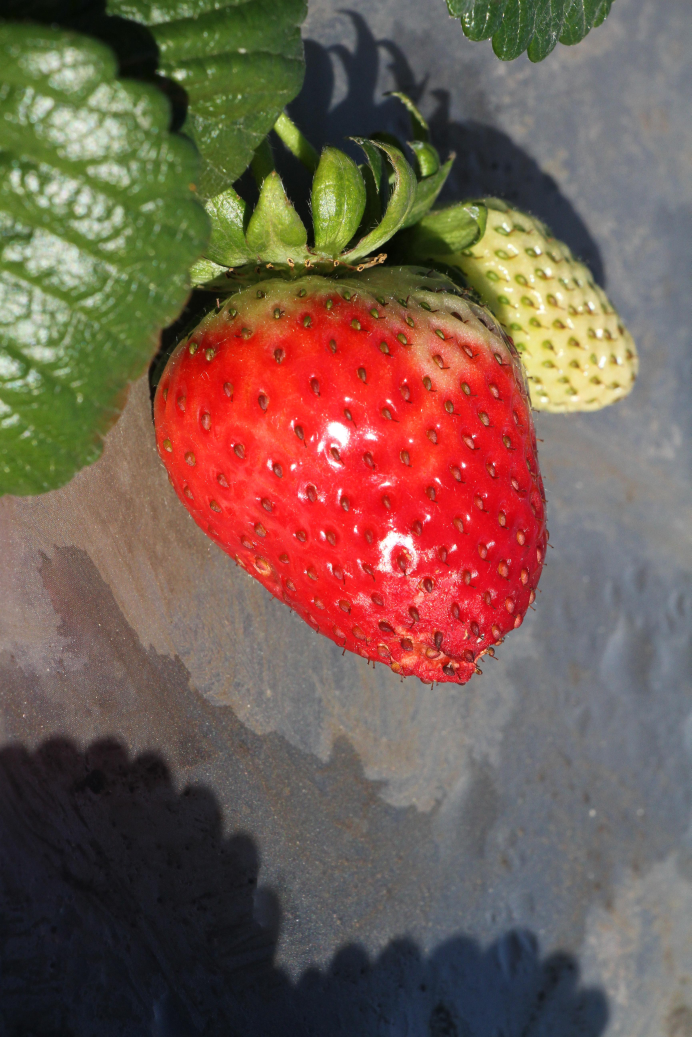
//> input picture src/PartA/s1.JPG, 3456 x 5184 px (shown at 1/5 size)
$ ./kmeans PartA/s1.JPG   (built with g++ and OpenCV 4)
//> lines starting //> are read from the running program, lines starting //| are printed output that depends on the picture; after the words box and inside, x2 and y2 are one past the last pixel; in counts of white or black regions, pixels touching at a corner belong together
#include <opencv2/imgproc.hpp>
#include <opencv2/highgui.hpp>
#include <opencv2/core.hpp>
#include <iostream>
#include <sys/time.h>
#include <sys/resource.h>

using namespace std;
using namespace cv;

/*
 * This program runs kmeans clustering.
 * Generates ane image with random points, then assigns a random number of cluster centers
 * and uses kmeans to move those cluster centers to the correct location. *
 * */

// [61 lines left out: function kmeans_test, not called in this run]

int main(int argc, char** argv) {
   if (argc != 2) {
      cout << "Must enter an image file" << endl;
      return -1;
   }

   Mat src, src_gray, dst;
   src = imread(argv[1], CV_LOAD_IMAGE_COLOR);
//> src is the input picture: 5184 rows x 3456 cols, CV_8UC3; mean B, G, R 80, 92.5, 117.1

   if (!src.data) {
      cout << "Could not read image data" << endl;
      return -1;
   }

   // change to grayscale image
   cvtColor(src, src_gray, CV_BGR2GRAY);
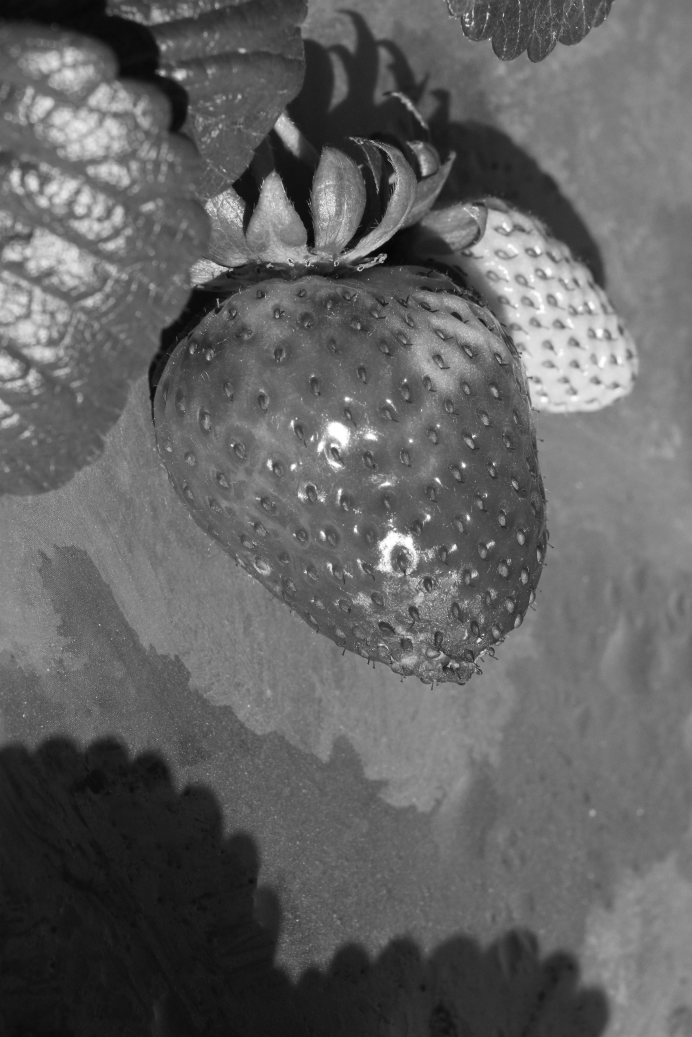
//> src_gray: 5184 rows x 3456 cols, CV_8UC1 (shown at 1/5 size); min 3, max 255, mean 98.4

   // set threshold
   threshold(src_gray, dst, 100, 255, 0);
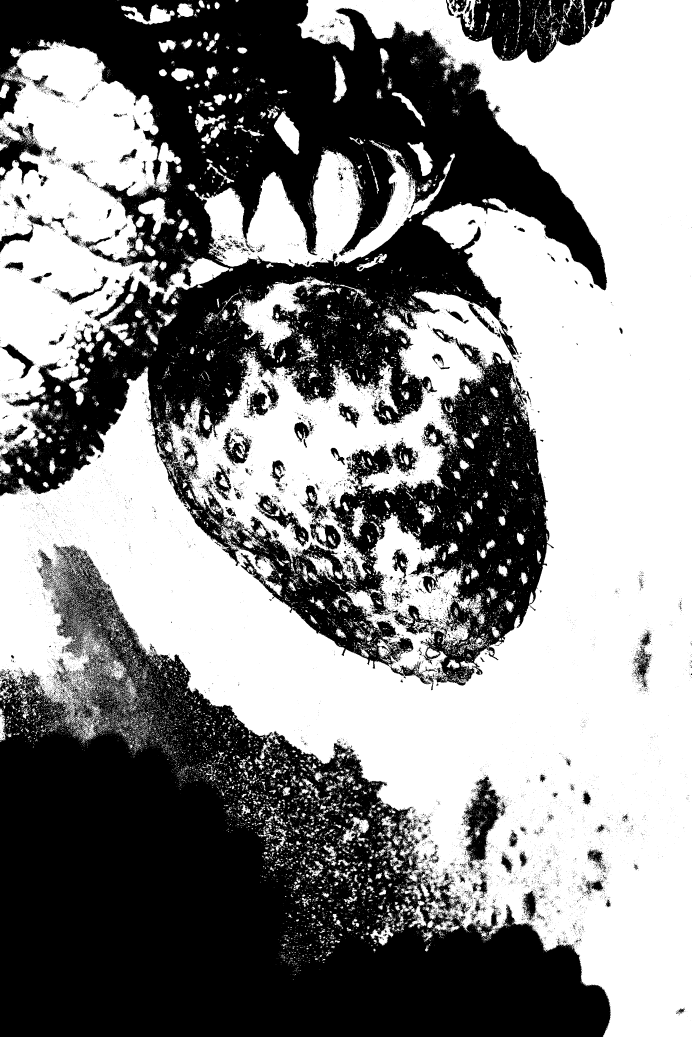
//> dst: 5184 rows x 3456 cols, CV_8UC1 (shown at 1/5 size); 53.7% white; 18240 black regions (17177 under 20 px), largest, box (x1, y1, x2, y2) and area: (0, 0, 3036, 3452) 4062586, (0, 2717, 3055, 5184) 3697514, (2277, 0, 3074, 315) 146503

   // create window and display it
   namedWindow("Threshold Test", CV_WINDOW_AUTOSIZE);
   imshow("Threshold Test", dst);
   waitKey(0);

   return 0;
}

$ run again, on src/PartA/s11.jpg
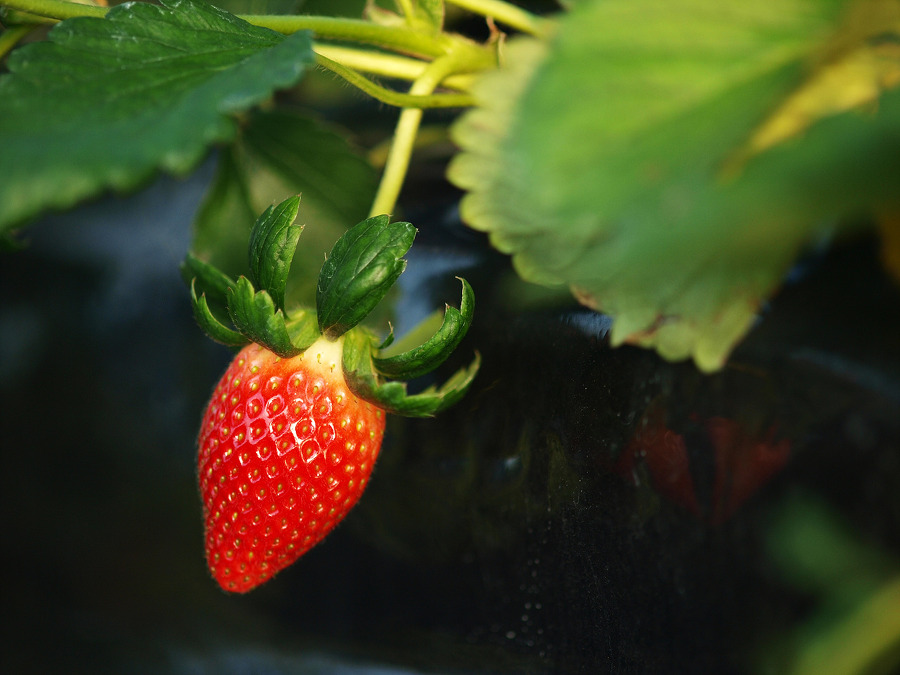
//> input picture src/PartA/s11.jpg, 900 x 675 px
//> src is the input picture: 675 rows x 900 cols, CV_8UC3; mean B, G, R 31.1, 67.2, 61.1
//> `cvtColor(src, src_gray, CV_BGR2GRAY);`:
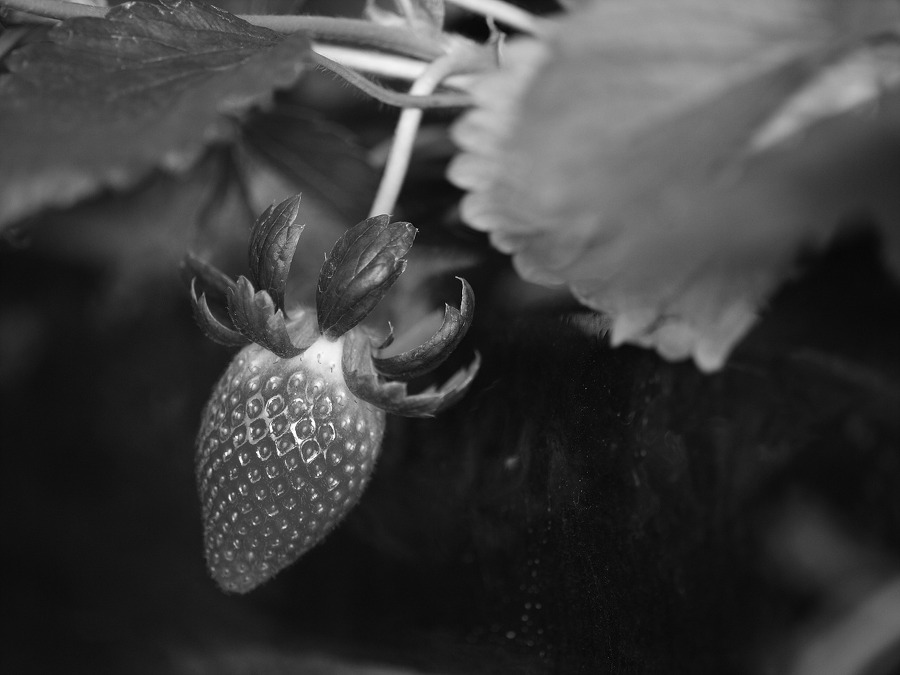
//> src_gray: 675 rows x 900 cols, CV_8UC1; min 0, max 255, mean 61.3
//> `threshold(src_gray, dst, 100, 255, 0);`:
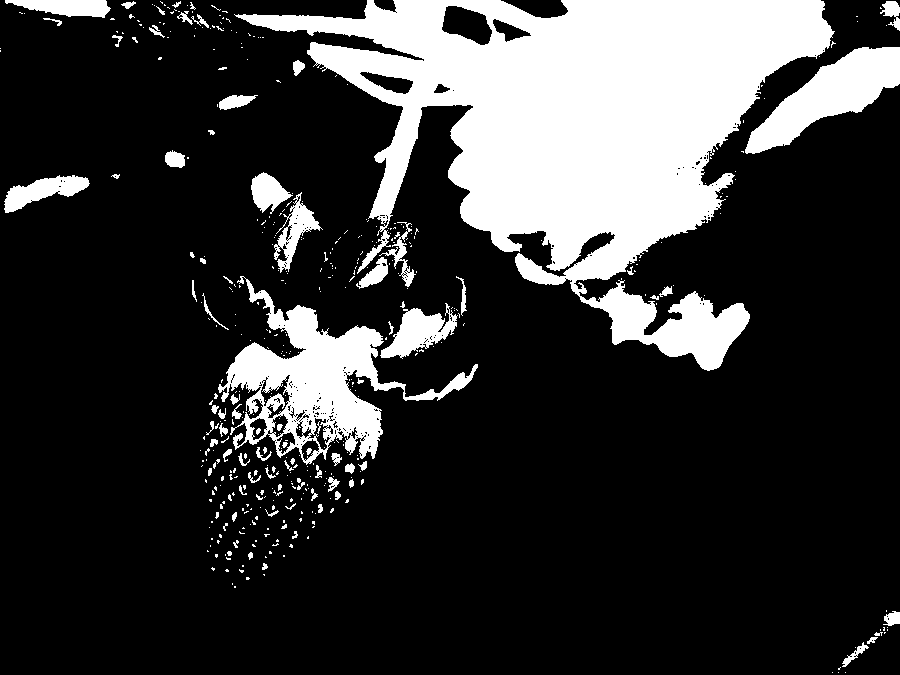
//> dst: 675 rows x 900 cols, CV_8UC1; 21.1% white; 448 white regions (367 under 20 px), largest, box (x1, y1, x2, y2) and area: (234, 0, 835, 371) 93007, (218, 276, 478, 465) 14661, (745, 47, 900, 154) 6942

$ run again, on src/PartA/s12.jpg
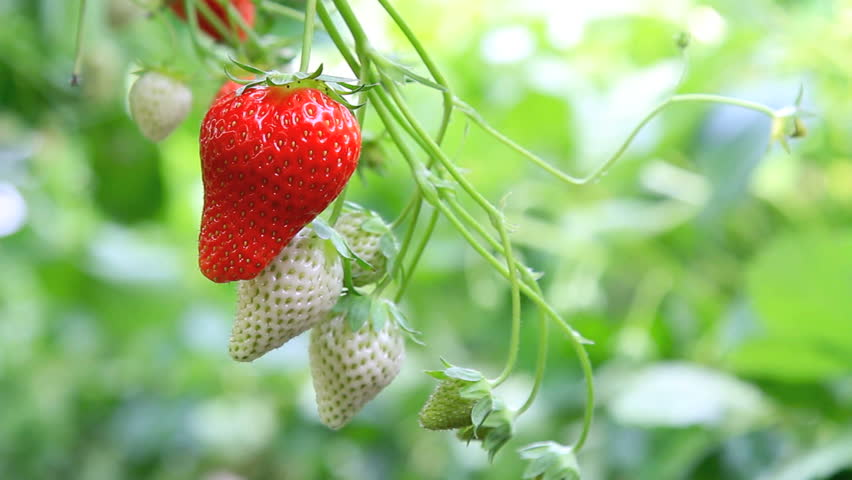
//> input picture src/PartA/s12.jpg, 852 x 480 px
//> src is the input picture: 480 rows x 852 cols, CV_8UC3; mean B, G, R 119.9, 183.8, 151.3
//> `cvtColor(src, src_gray, CV_BGR2GRAY);`:
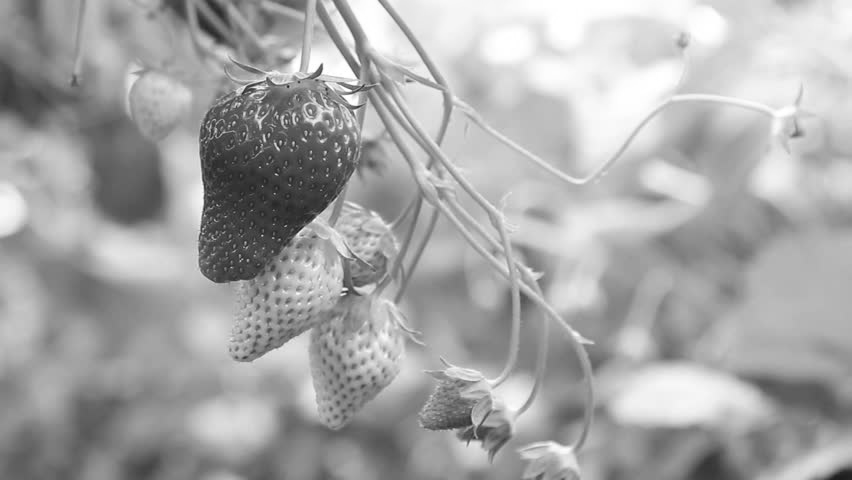
//> src_gray: 480 rows x 852 cols, CV_8UC1; min 28, max 255, mean 166.7
//> `threshold(src_gray, dst, 100, 255, 0);`:
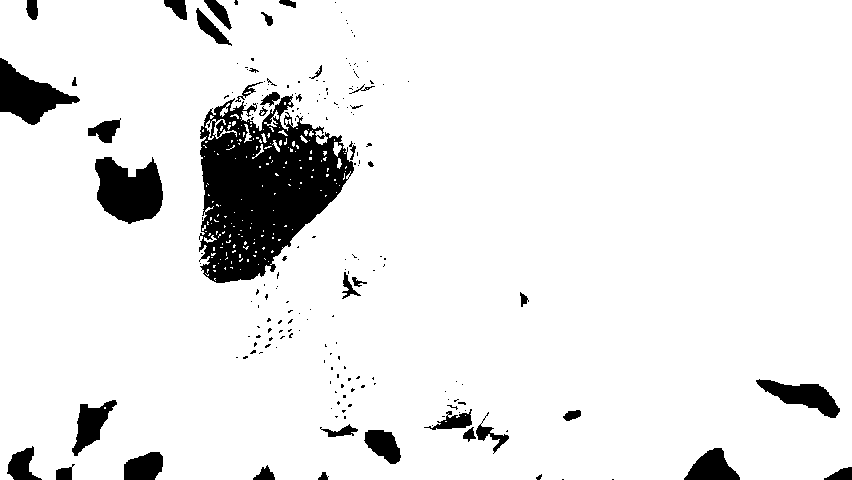
//> dst: 480 rows x 852 cols, CV_8UC1; 91.6% white; 192 black regions (152 under 20 px), largest, box (x1, y1, x2, y2) and area: (199, 94, 354, 283) 17309, (95, 157, 163, 224) 3268, (0, 58, 80, 125) 2499

$ run again, on src/PartA/s13.jpg
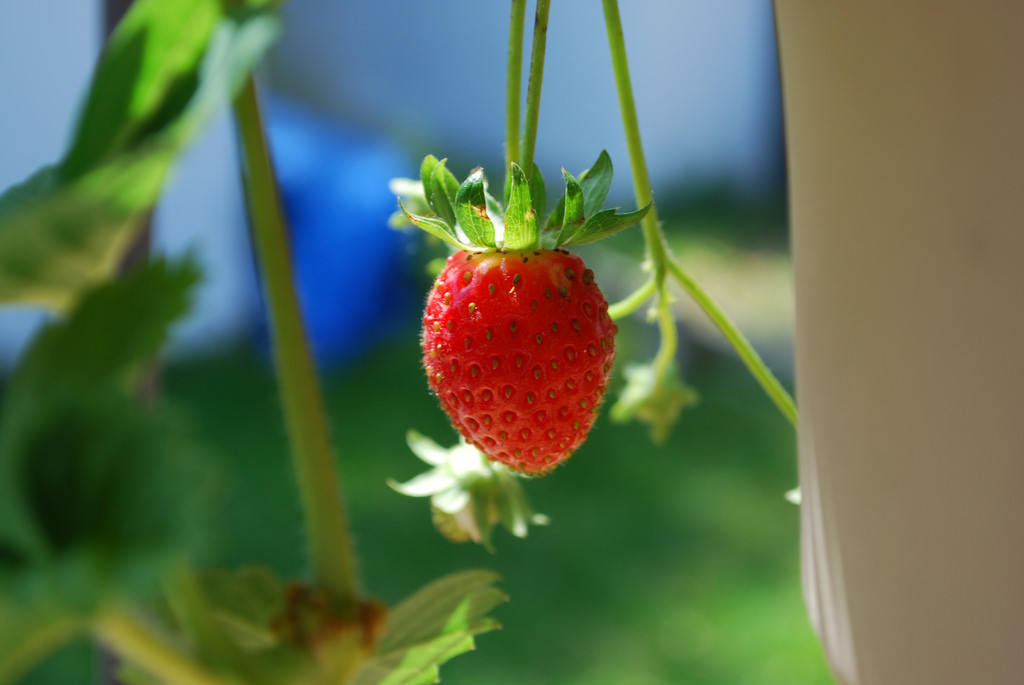
//> input picture src/PartA/s13.jpg, 1024 x 685 px
//> src is the input picture: 685 rows x 1024 cols, CV_8UC3; mean B, G, R 80.7, 110.5, 92.9
//> `cvtColor(src, src_gray, CV_BGR2GRAY);`:
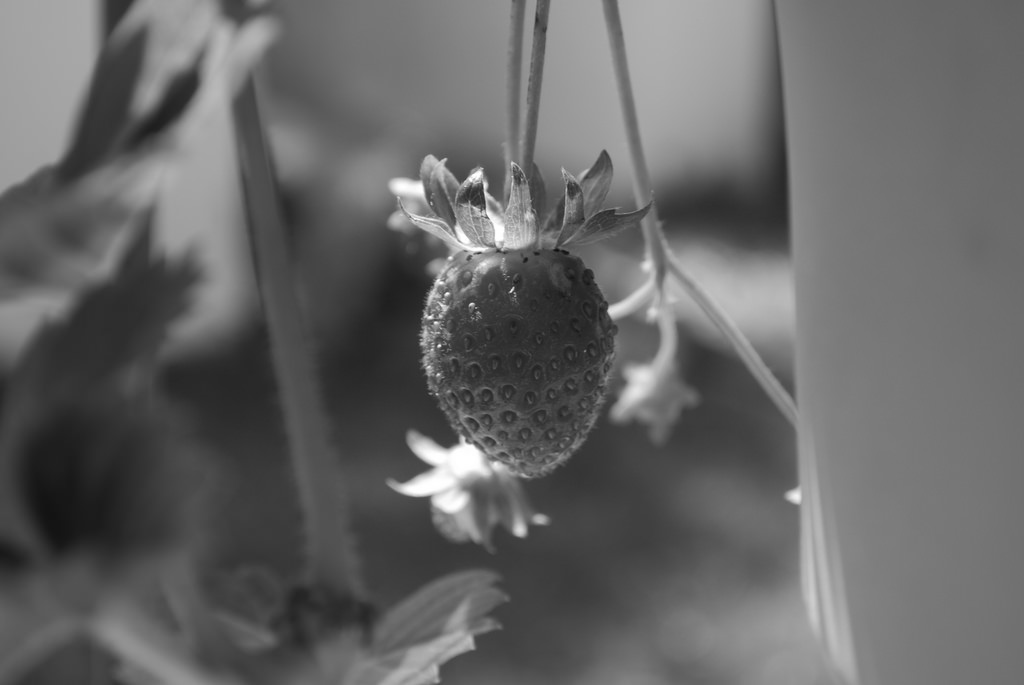
//> src_gray: 685 rows x 1024 cols, CV_8UC1; min 12, max 255, mean 101.8
//> `threshold(src_gray, dst, 100, 255, 0);`:
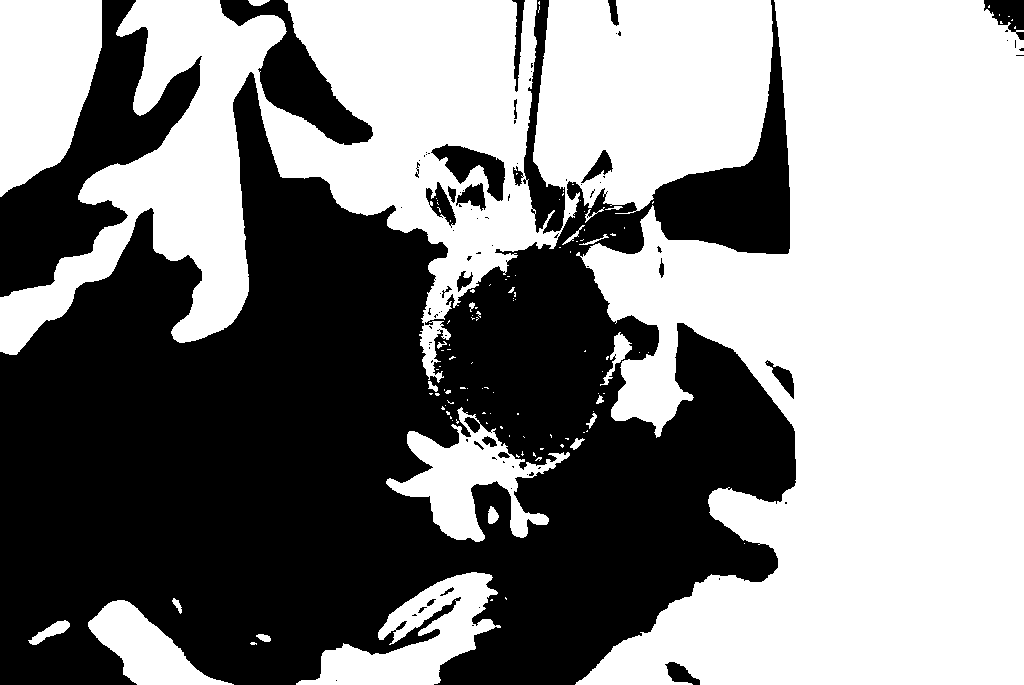
//> dst: 685 rows x 1024 cols, CV_8UC1; 53.6% white; 89 black regions (63 under 20 px), largest, box (x1, y1, x2, y2) and area: (0, 0, 796, 685) 287957, (0, 0, 202, 297) 20696, (220, 0, 373, 145) 7038
